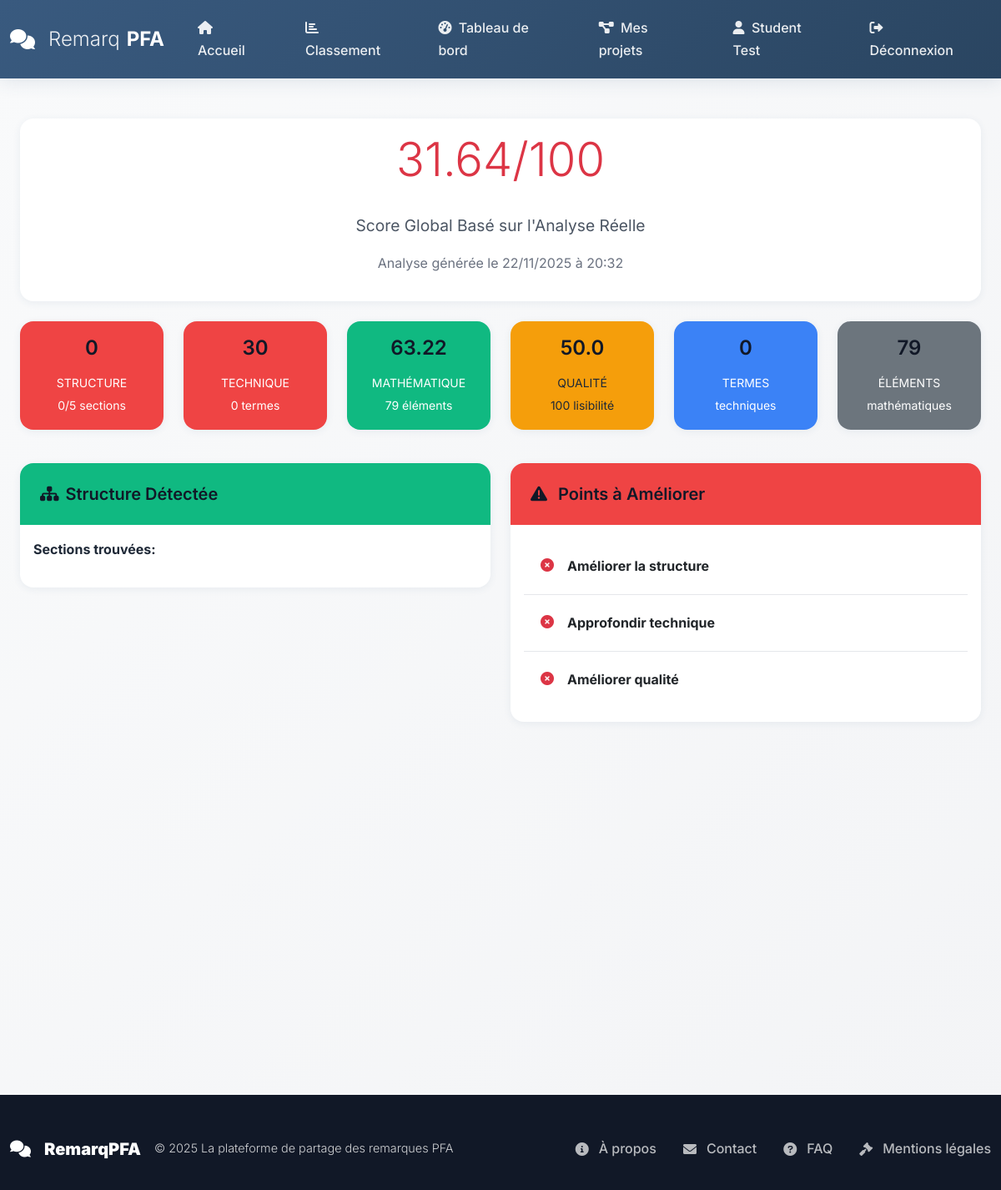
/ai/real-analysis-results/1 (signed in), run on the app's committed database.
### models.py (models this page shows, shortened)
class User(UserMixin, db.Model):
    __tablename__ = 'users'
    id = db.Column(db.Integer, primary_key=True)
    username = db.Column(db.String(80), unique=True, nullable=False, index=True)
    email = db.Column(db.String(120), unique=True, nullable=False, index=True)
    password_hash = db.Column(db.String(255), nullable=False)
    first_name = db.Column(db.String(50), nullable=True)
    last_name = db.Column(db.String(50), nullable=True)
    role = db.Column(db.String(20), nullable=False, default='student')
    is_active = db.Column(db.Boolean, default=True)
    created_at = db.Column(db.DateTime, default=datetime.utcnow)
    updated_at = db.Column(db.DateTime, default=datetime.utcnow, onupdate=datetime.utcnow)
    comments_as_jury = db.relationship('Comment',
                                      foreign_keys='Comment.jury_id',
                                      backref='jury_user',
                                      lazy='dynamic')
    comments_as_student = db.relationship('Comment',
                                         foreign_keys='Comment.student_id',
                                         backref='student_user',
                                         lazy='dynamic')
    pfa_projects = db.relationship('PFAProject',
                                  foreign_keys='PFAProject.student_id',
                                  backref='project_student',
                                  lazy='dynamic')
    project_comments = db.relationship('ProjectComment',
                                      foreign_keys='ProjectComment.user_id',
                                      backref='comment_author',
                                      lazy='dynamic')
    notifications = db.relationship('Notification',
                                   foreign_keys='Notification.user_id',
                                   backref='user',
                                   lazy='dynamic')
    def get_full_name(self):
        if self.first_name and self.last_name:
            return f"{self.first_name} {self.last_name}"
        return self.username

class PFAProject(db.Model):
    __tablename__ = 'pfaprojects'
    id = db.Column(db.Integer, primary_key=True)
    student_id = db.Column(db.Integer, db.ForeignKey('users.id'), nullable=False, index=True)
    title = db.Column(db.String(200), nullable=False)
    description = db.Column(db.Text, nullable=False)
    domain = db.Column(db.String(100), nullable=False)
    technologies = db.Column(db.String(300), nullable=True)
    github_url = db.Column(db.String(500), nullable=True)
    demo_url = db.Column(db.String(500), nullable=True)
    status = db.Column(db.String(20), default='draft')
    is_public = db.Column(db.Boolean, default=True)
    views_count = db.Column(db.Integer, default=0)
    likes_count = db.Column(db.Integer, default=0)
    created_at = db.Column(db.DateTime, default=datetime.utcnow)
    updated_at = db.Column(db.DateTime, default=datetime.utcnow, onupdate=datetime.utcnow)
    ai_analysis_data = db.Column(db.JSON, nullable=True)
    ai_adaptability_score = db.Column(db.Integer, default=0)
    ai_analysis_date = db.Column(db.DateTime, nullable=True)
    has_ai_analysis = db.Column(db.Boolean, default=False)
    documents = db.relationship('ProjectDocument',
                               backref='project',
                               lazy='dynamic',
                               cascade='all, delete-orphan')
    comments = db.relationship('ProjectComment',
                              backref='project',
                              lazy='dynamic',
                              cascade='all, delete-orphan')

### routes/ai_routes.py (the view)
@ai_bp.route('/real-analysis-results/<int:project_id>')
@login_required
def real_analysis_results(project_id):
    project = PFAProject.query.filter_by(id=project_id, student_id=current_user.id).first_or_404()
    if not project.has_ai_analysis:
        flash('ℹ️ Aucune analyse disponible', 'info')
        return redirect(url_for('ai.analysis_page', project_id=project_id))
    return render_template('student/real_analysis_results.html',
                         project=project,
                         analysis=project.ai_analysis_data)

### templates/student/real_analysis_results.html (shortened to what this page needs)
{% extends "base.html" %}
{% block content %}
<div class="container-fluid py-4">
    <div class="row">
        <div class="col-12">
            <div class="card mb-4 border-{% if analysis.overall_score >= 70 %}success{% elif analysis.overall_score >= 50 %}warning{% else %}danger{% endif %}">
                <div class="card-body text-center">
                    <h1 class="display-4 {% if analysis.overall_score >= 70 %}text-success{% elif analysis.overall_score >= 50 %}text-warning{% else %}text-danger{% endif %}">
                        {{ analysis.overall_score }}/100
                    </h1>
                    <p class="lead">Score Global Basé sur l'Analyse Réelle</p>
                    <p class="text-muted">Analyse générée le {{ project.ai_analysis_date|datetime }}</p>
                </div>
            </div>
            <div class="row mb-4">
                <div class="col-md-2 col-6 mb-3">
                    <div class="card text-center {% if analysis.structure.score >= 70 %}bg-success text-white{% elif analysis.structure.score >= 50 %}bg-warning{% else %}bg-danger text-white{% endif %}">
                        <div class="card-body p-3">
                            <h4>{{ analysis.structure.score }}</h4>
                            <small>STRUCTURE</small>
                            <br>
                            <small>{{ analysis.structure.sections_detected|length }}/5 sections</small>
                        </div>
                    </div>
                </div>
                <div class="col-md-2 col-6 mb-3">
                    <div class="card text-center {% if analysis.technical.score >= 60 %}bg-success text-white{% elif analysis.technical.score >= 40 %}bg-warning{% else %}bg-danger text-white{% endif %}">
                        <div class="card-body p-3">
                            <h4>{{ analysis.technical.score }}</h4>
                            <small>TECHNIQUE</small>
                            <br>
                            <small>{{ analysis.technical.terms_count }} termes</small>
                        </div>
                    </div>
                </div>
                <div class="col-md-2 col-6 mb-3">
                    <div class="card text-center {% if analysis.mathematical.score >= 60 %}bg-success text-white{% elif analysis.mathematical.score >= 40 %}bg-warning{% else %}bg-danger text-white{% endif %}">
                        <div class="card-body p-3">
                            <h4>{{ analysis.mathematical.score }}</h4>
                            <small>MATHÉMATIQUE</small>
                            <br>
                            <small>{{ analysis.mathematical.equations_count }} éléments</small>
                        </div>
                    </div>
                </div>
                <div class="col-md-2 col-6 mb-3">
                    <div class="card text-center {% if analysis.quality.score >= 60 %}bg-success text-white{% elif analysis.quality.score >= 40 %}bg-warning{% else %}bg-danger text-white{% endif %}">
                        <div class="card-body p-3">
                            <h4>{{ analysis.quality.score }}</h4>
                            <small>QUALITÉ</small>
                            <br>
                            <small>{{ analysis.quality.readability|round(1) }} lisibilité</small>
                        </div>
                    </div>
                </div>
                <div class="col-md-2 col-6 mb-3">
                    <div class="card text-center bg-info text-white">
                        <div class="card-body p-3">
                            <h4>{{ analysis.technical.terms_count }}</h4>
                            <small>TERMES</small>
                            <br>
                            <small>techniques</small>
                        </div>
                    </div>
                </div>
                <div class="col-md-2 col-6 mb-3">
                    <div class="card text-center bg-secondary text-white">
                        <div class="card-body p-3">
                            <h4>{{ analysis.mathematical.equations_count }}</h4>
                            <small>ÉLÉMENTS</small>
                            <br>
                            <small>mathématiques</small>
                        </div>
                    </div>
                </div>
            </div>
            <div class="row">
                <div class="col-lg-6">
                    <div class="card mb-4">
                        <div class="card-header bg-success text-white">
                            <h5 class="mb-0">
                                <i class="fas fa-sitemap me-2"></i>Structure Détectée
                            </h5>
                        </div>
                        <div class="card-body">
                            <div class="mb-3">
                                <strong>Sections trouvées:</strong>
                            </div>
                        </div>
                    </div>
                </div>
                <div class="col-lg-6">
                    <div class="card mb-4 border-danger">
                        <div class="card-header bg-danger text-white">
                            <h5 class="mb-0">
                                <i class="fas fa-exclamation-triangle me-2"></i>
                                Points à Améliorer
                            </h5>
                        </div>
                        <div class="card-body">
                            {% if analysis.recommendations %}
                            <div class="list-group list-group-flush">
                                {% for recommendation in analysis.recommendations %}
                                <div class="list-group-item d-flex align-items-start">
                                    <i class="fas fa-times-circle text-danger me-3 mt-1"></i>
                                    <div>
                                        <strong>{{ recommendation }}</strong>
                                    </div>
                                </div>
                                {% endfor %}
                            </div>
                            {% else %}
                            <div class="text-center text-success py-3">
                                <i class="fas fa-check-circle fa-2x mb-3"></i>
                                <p class="mb-0">Aucun problème majeur détecté !</p>
                            </div>
                            {% endif %}
                        </div>
                    </div>
                </div>
            </div>
        </div>
    </div>
</div>
{% endblock %}

### templates/base.html (shortened to what this page needs)
<!DOCTYPE html>
<html lang="fr">
<head>
    <link href="https://cdn.jsdelivr.net/npm/bootstrap@5.1.3/dist/css/bootstrap.min.css" rel="stylesheet">
    <link href="https://cdnjs.cloudflare.com/ajax/libs/font-awesome/6.0.0/css/all.min.css" rel="stylesheet">
    <link href="{{ url_for('static', filename='css/main.css') }}" rel="stylesheet">
    <link href="{{ url_for('static', filename='css/modern.css') }}" rel="stylesheet">
</head>
<body>
    <nav class="navbar navbar-expand-lg navbar-dark sticky-top" id="mainNav">
        <div class="container">
            <a class="navbar-brand" href="{{ url_for('public.home') }}">
                <i class="fas fa-comments me-2"></i>
                <span>Remarq</span><strong>PFA</strong>
            </a>
            <div class="collapse navbar-collapse" id="navbarNav">
                <div class="navbar-nav ms-auto">
                    <a class="nav-link" href="{{ url_for('public.home') }}" title="Accueil">
                        <i class="fas fa-home me-1"></i> Accueil
                    </a>
                    <a class="nav-link" href="{{ url_for('public.ranking') }}" title="Classement">
                        <i class="fas fa-chart-bar me-1"></i> Classement
                    </a>
                    {% if current_user.is_authenticated %}
                        {% if current_user.role == 'student' %}
                            <a class="nav-link" href="{{ url_for('student.dashboard') }}" title="Tableau de bord">
                                <i class="fas fa-tachometer-alt me-1"></i> Tableau de bord
                            </a>
                            <a class="nav-link" href="{{ url_for('student_projects.my_projects') }}" title="Mes projets">
                                <i class="fas fa-project-diagram me-1"></i> Mes projets
                            </a>
                        {% elif current_user.role == 'admin' %}
                            <a class="nav-link" href="{{ url_for('admin.dashboard') }}" title="Administration">
                                <i class="fas fa-cogs me-1"></i> Administration
                            </a>
                        {% endif %}
                        <a class="nav-link" href="{{ url_for('auth.profile') }}" title="Profil">
                            <i class="fas fa-user me-1"></i> {{ current_user.get_full_name() }}
                        </a>
                        <a class="nav-link" href="{{ url_for('auth.logout') }}" title="Déconnexion">
                            <i class="fas fa-sign-out-alt me-1"></i> Déconnexion
                        </a>
                    {% endif %}
                </div>
            </div>
        </div>
    </nav>
    <main class="flex-shrink-0">
        <div class="container mt-4">
            {% block content %}{% endblock content %}
        </div>
    </main>
    <footer class="footer mt-auto">
        <div class="container">
            <div class="footer-content">
                <div class="footer-brand">
                    <i class="fas fa-comments me-2"></i>
                    <strong>RemarqPFA</strong>
                    <span class="ms-2">© {{ current_year }} La plateforme de partage des remarques PFA</span>
                </div>
                <ul class="footer-links">
                    <li><a href="{{ url_for('public.about') }}" title="À propos"><i class="fas fa-info-circle me-1"></i>À propos</a></li>
                    <li><a href="{{ url_for('public.contact') }}" title="Contact"><i class="fas fa-envelope me-1"></i>Contact</a></li>
                    <li><a href="{{ url_for('public.faq') }}" title="FAQ"><i class="fas fa-question-circle me-1"></i>FAQ</a></li>
                    <li><a href="#" title="Mentions légales"><i class="fas fa-gavel me-1"></i>Mentions légales</a></li>
                </ul>
            </div>
        </div>
    </footer>
</body>
</html>

### data on the page
User: get_full_name "Student Test"
PFAProject: ai_analysis_date "22/11/2025 à 20:32"

### other printed values
{{ analysis.overall_score }} "31.64"
{{ analysis.structure.score }} "0"
{{ analysis.structure.sections_detected|length }} "0"
{{ analysis.technical.score }} "30"
{{ analysis.technical.terms_count }} "0"
{{ analysis.mathematical.score }} "63.22"
{{ analysis.mathematical.equations_count }} "79"
{{ analysis.quality.score }} "50.0"
{{ analysis.quality.readability|round(1) }} "100"
{{ recommendation }} "Améliorer la structure" "Approfondir technique" "Améliorer qualité"
